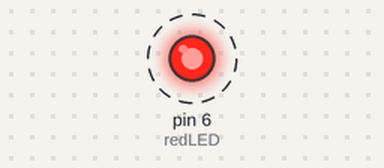
This sketch was run on a simulated Arduino Uno, built with avr-gcc and run on an emulated ATmega328P. On the bench: output pins drawn as LEDs (lit = HIGH). Dashed ring = blinking.

Above: at 0.05 s.
Timing chart, 0 to 3.0 s (numbered marks = the images above):
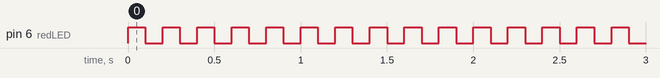

Measured:
- by itself, pin 6 (redLED): alternates HIGH for 0.10 s and LOW for 0.10 s

The sketch:

LED__.ino
```cpp
int redLED=6;

void setup() {
  // put your setup code here, to run once:
  pinMode(redLED,OUTPUT);


}

void loop() {
  // put your main code here, to run repeatedly:
  digitalWrite(redLED,HIGH);
  delay(100); //1.5초 지속
  digitalWrite(redLED,LOW);
  delay(100);


}
```
